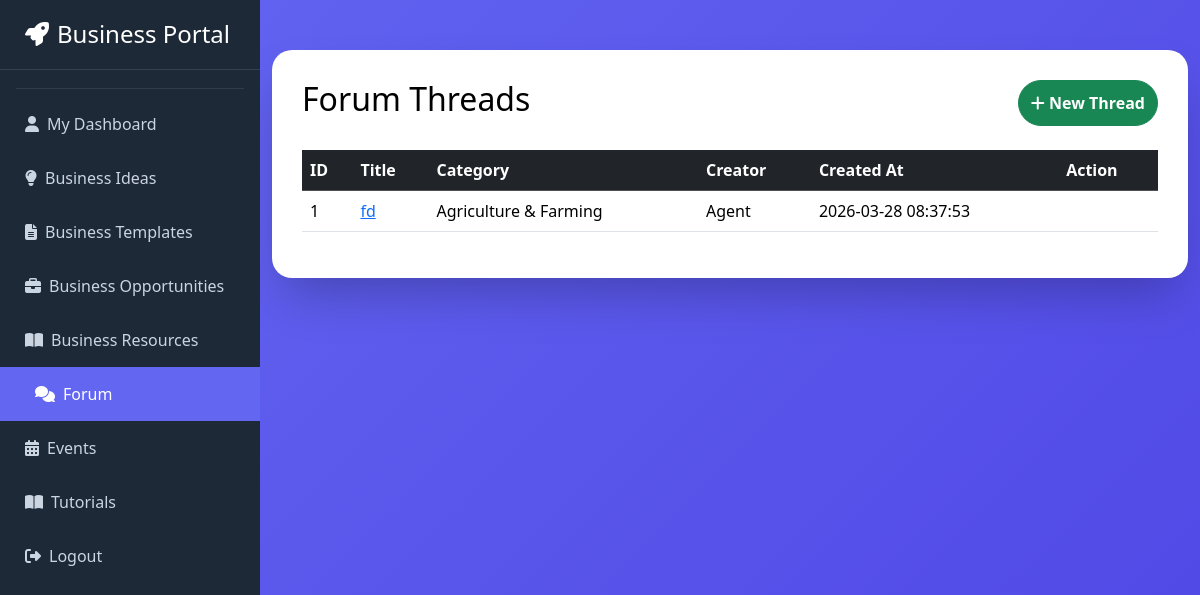
Screenshot of /user/forum.php (signed in) with the database file from the repository.
### tables this page shows
CREATE TABLE `forum_threads` (
  `id` int(11) NOT NULL,
  `user_id` int(11) NOT NULL,
  `category_id` int(11) NOT NULL,
  `title` varchar(255) NOT NULL,
  `body` longtext NOT NULL,
  `created_at` timestamp NOT NULL DEFAULT current_timestamp(),
  `updated_at` timestamp NOT NULL DEFAULT current_timestamp() ON UPDATE current_timestamp()
);

CREATE TABLE `business_categories` (
  `id` int(11) NOT NULL,
  `name` varchar(100) NOT NULL,
  `description` text DEFAULT NULL,
  `created_at` timestamp NOT NULL DEFAULT current_timestamp()
);

CREATE TABLE `users` (
  `id` int(11) NOT NULL,
  `full_name` varchar(150) NOT NULL,
  `email` varchar(191) NOT NULL,
  `password_hash` varchar(255) NOT NULL,
  `role` enum('user','agent','admin') NOT NULL DEFAULT 'user',
  `status` enum('active','inactive','banned') NOT NULL DEFAULT 'active',
  `phone` varchar(20) DEFAULT NULL,
  `created_at` timestamp NOT NULL DEFAULT current_timestamp(),
  `updated_at` timestamp NOT NULL DEFAULT current_timestamp() ON UPDATE current_timestamp()
);

### user/forum.php (the view, shortened to what this page needs)
<?php
include 'config.php';
$threads_query = mysqli_query($conn, "
    SELECT ft.*, u.full_name, bc.name AS category_name
    FROM forum_threads ft
    JOIN users u ON u.id = ft.user_id
    JOIN business_categories bc ON bc.id = ft.category_id
    ORDER BY ft.created_at DESC
");
?>
<!DOCTYPE html>
<html lang="en">
<head>
<link href="https://cdn.jsdelivr.net/npm/bootstrap@5.3.3/dist/css/bootstrap.min.css" rel="stylesheet">
<link href="https://cdnjs.cloudflare.com/ajax/libs/font-awesome/6.5.0/css/all.min.css" rel="stylesheet">
</head>
<body>
<?php include 'sidebar.php'; ?>
<div class="container">
    <div class="forum-card">
        <div class="d-flex justify-content-between mb-4">
            <h2 class="text-dark">Forum Threads</h2>
            <button class="btn btn-success btn-action" data-bs-toggle="modal" data-bs-target="#addThreadModal">
                <i class="fas fa-plus"></i> New Thread
            </button>
        </div>
        <table class="table table-hover">
            <thead class="table-dark">
                <tr>
                    <th>ID</th>
                    <th>Title</th>
                    <th>Category</th>
                    <th>Creator</th>
                    <th>Created At</th>
                    <th>Action</th>
                </tr>
            </thead>
            <tbody>
            <?php while($thread = mysqli_fetch_assoc($threads_query)): ?>
                <tr>
                    <td><?= $thread['id'] ?></td>
                    <td><a href="forum_discussion.php?id=<?= $thread['id'] ?>"><?= htmlspecialchars($thread['title']) ?></a></td>
                    <td><?= htmlspecialchars($thread['category_name']) ?></td>
                    <td><?= htmlspecialchars($thread['full_name']) ?></td>
                    <td><?= $thread['created_at'] ?></td>
                    <td>
                    </td>
                </tr>
            <?php endwhile; ?>
            </tbody>
        </table>
    </div>
</div>
</body>
</html>

### user/forum.php (style rules this page uses)
body { background: linear-gradient(135deg, #6366f1 0%, #4f46e5 100%); margin-left: 260px; min-height: 100vh; color: #fff; }
.forum-card { max-width: 1000px; margin: 50px auto; background: #fff; border-radius: 20px; padding: 30px; color: #000; box-shadow: 0 25px 50px -12px rgba(0,0,0,0.25); }
.btn-action { border-radius: 50px; font-weight: bold; }
.text-dark { color: #000 !important; }

### user/sidebar.php (style rules this page uses)
:root { --primary: #6366f1; --dark: #1e2937; }

### rows the page displays
forum_threads: id "1", title "fd", business_categories.name "Agriculture & Farming", user.full_name "Agent", created_at "2026-03-28 08:37:53"
